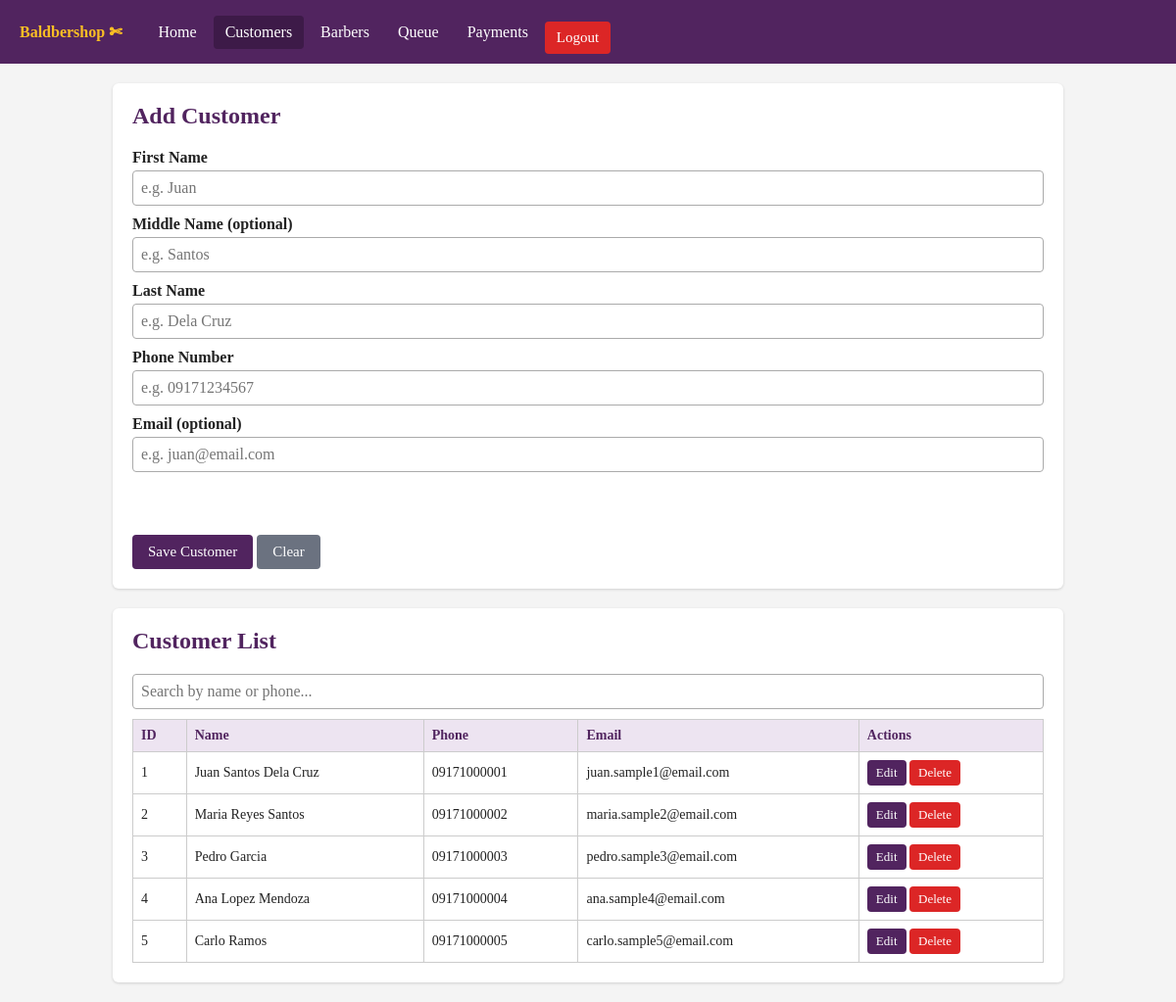
/customer.php (signed in), run on the app's committed database.
### tables this page shows
CREATE TABLE `customers` (
  `customer_id` int(11) NOT NULL,
  `first_name` varchar(50) NOT NULL,
  `middle_name` varchar(50) DEFAULT NULL,
  `last_name` varchar(50) NOT NULL,
  `phone` varchar(20) NOT NULL,
  `email` varchar(100) DEFAULT NULL
);

### customer.php (the view, shortened to what this page needs)
<?php
require_once 'db_connect.php';
$isAdmin = isset($_SESSION['role']) && $_SESSION['role'] === 'admin';
$resultCustomers = mysqli_query($conn, "SELECT * FROM customers");
?>
<!DOCTYPE html>
<html lang="en">
<head>
    <link rel="stylesheet" href="style.css">
</head>
<body>
    <nav>
        <span class="brand">Baldbershop ✄</span>
        <a href="home.php">Home</a>
        <a href="customer.php" class="active">Customers</a>
        <a href="barbers.php">Barbers</a>
        <a href="queue.php">Queue</a>
        <a href="payments.php">Payments</a>
        <form action="logout.php" method="POST"
            style="display: inline; margin: 0;">
            <button class="logout" type="submit">Logout</button>
        </form>
    </nav>
    <div class="container">
        <div class="card">
            <h2 id="formTitle">Add Customer</h2>
            <form action="add_customer.php" method="POST" id="customerForm">
                <label for="first_name">First Name</label>
                <input type="text" name="first_name" placeholder="e.g. Juan" required>
                <label for="middle_name">Middle Name (optional)</label>
                <input type="text" name="middle_name" placeholder="e.g. Santos">
                <label for="last_name">Last Name</label>
                <input type="text" name="last_name" placeholder="e.g. Dela Cruz" required>
                <label for="phone">Phone Number</label>
                <input type="tel" name="phone" id="phoneInput" placeholder="e.g. 09171234567" pattern="[0-9]*" inputmode="numeric" maxlength="11" required>
                <label for="email">Email (optional)</label>
                <input type="text" name="email" placeholder="e.g. juan@email.com">
                <p class="error" id="error"></p>
                <button type="submit" id="saveBtn">Save Customer</button>
                <button type="reset" class="gray" id="cancelBtn">Clear</button>
            </form>
        </div>
        <div class="card">
            <h2>Customer List</h2>
            <div class="toolbar">
                <input type="text" id="search" placeholder="Search by name or phone...">
            </div>
            <div class="table-wrap">
                <table>
                    <thead>
                        <tr>
                            <th>ID</th>
                            <th>Name</th>
                            <th>Phone</th>
                            <th>Email</th>
                            <th>Actions</th>
                        </tr>
                    </thead>
                    <tbody id="customerTable">
                        <?php while($customer = mysqli_fetch_assoc($resultCustomers)) { ?>
                        <tr>
                            <td><?php echo $customer['customer_id']; ?></td>
                            <td>
                                <?php echo $customer['first_name'] . ' ' . $customer['middle_name'] . ' ' . $customer['last_name']; ?>
                            </td>
                            <td><?php echo $customer['phone']; ?></td>
                            <td><?php echo $customer['email']; ?></td>
                            <td>
                                <a href="edit_customer.php?id=<?php echo $customer['customer_id']; ?>">Edit</a>
                                <?php if ($isAdmin) { ?>
                                    <a href="delete_customer.php?id=<?php echo $customer['customer_id']; ?>">Delete</a>
                                <?php } ?>
                            </td>
                        </tr>
                        <?php } ?>
                     </tbody>
                </table>
            </div>
        </div>
    </div>
</body>
</html>

### style.css (style rules this page uses)
:root { --purple: #51245f; --purple-dark: #3d1a48; --purple-light: #ede4f1; }
* { box-sizing: border-box; }
body { font-family: "Times New Roman", Times, serif; margin: 0; background: #f4f4f4; color: #222; }
nav { background: var(--purple); padding: 10px 20px; display: flex; flex-wrap: wrap; align-items: center; gap: 5px; }
nav .brand { color: #fbbf24; font-weight: bold; margin-right: 20px; }
nav a { color: white; text-decoration: none; padding: 8px 12px; border-radius: 4px; }
nav a:hover, nav a.active { background: var(--purple-dark); }
nav .logout { margin-left: auto; background: #dc2626; color: white; border: none; padding: 8px 12px; border-radius: 4px; cursor: pointer; }
.container { max-width: 1000px; margin: 20px auto; padding: 0 15px; }
.card { background: white; padding: 20px; border-radius: 6px; margin-bottom: 20px; box-shadow: 0 1px 3px rgba(0, 0, 0, 0.15); }
h1, h2 { margin-top: 0; color: var(--purple); }
label { display: block; margin-top: 10px; font-weight: bold; }
input, select { width: 100%; padding: 8px; margin-top: 4px; border: 1px solid #aaa; border-radius: 4px; font-size: 16px; font-family: inherit; }
button { padding: 9px 16px; margin-top: 12px; border: none; border-radius: 4px; background: var(--purple); color: white; font-size: 15px; font-family: inherit; cursor: pointer; }
button.gray { background: #6b7280; }
.error { color: #b91c1c; font-weight: bold; min-height: 20px; }
.toolbar { display: flex; flex-wrap: wrap; gap: 10px; margin-bottom: 10px; }
.toolbar input, .toolbar select { flex: 1; min-width: 150px; margin-top: 0; }
.table-wrap { overflow-x: auto; }
table { width: 100%; border-collapse: collapse; }
th, td { border: 1px solid #ccc; padding: 8px; text-align: left; font-size: 14px; }
th { background: var(--purple-light); color: var(--purple); }
td a { display: inline-block; padding: 5px 9px; border-radius: 4px; background: var(--purple); color: white; text-decoration: none; font-size: 13px; }
td a[href*="delete"] { background: #dc2626; }

### data on the page
customers: customer_id "1", first_name "Juan", middle_name "Santos", last_name "Dela Cruz", phone "09171000001", email "juan.sample1@email.com"
customers: customer_id "2", first_name "Maria", middle_name "Reyes", last_name "Santos", phone "09171000002", email "maria.sample2@email.com"
customers: customer_id "3", first_name "Pedro", last_name "Garcia", phone "09171000003", email "pedro.sample3@email.com"
customers: customer_id "4", first_name "Ana", middle_name "Lopez", last_name "Mendoza", phone "09171000004", email "ana.sample4@email.com"
customers: customer_id "5", first_name "Carlo", last_name "Ramos", phone "09171000005", email "carlo.sample5@email.com"
